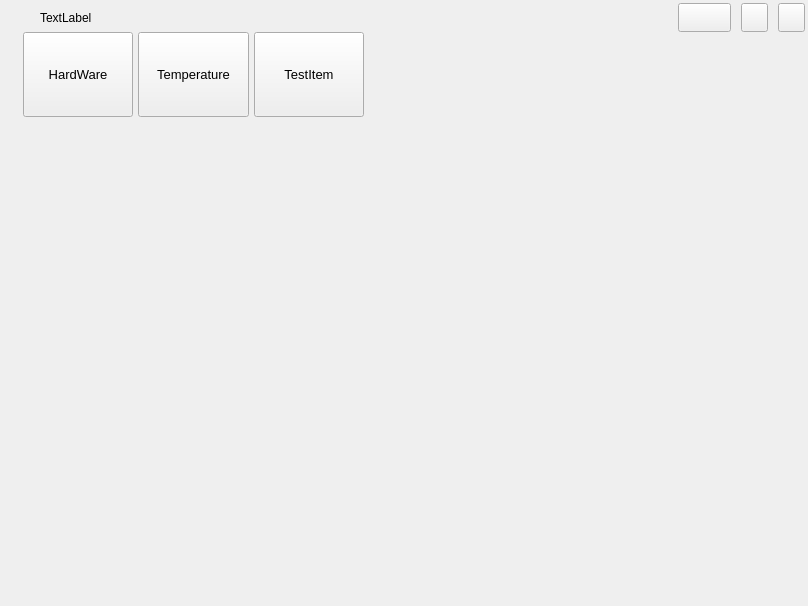
<?xml version="1.0" encoding="UTF-8"?>
<ui version="4.0">
 <class>MainForm</class>
 <widget class="QMainWindow" name="MainForm">
  <property name="geometry">
   <rect>
    <x>0</x>
    <y>0</y>
    <width>808</width>
    <height>606</height>
   </rect>
  </property>
  <property name="windowTitle">
   <string>BLHWScaner</string>
  </property>
  <widget class="QWidget" name="centralwidget">
   <layout class="QHBoxLayout" name="horizontalLayout">
    <property name="margin">
     <number>3</number>
    </property>
    <item>
     <layout class="QVBoxLayout" name="verticalLayout" stretch="1,3,17">
      <property name="spacing">
       <number>0</number>
      </property>
      <property name="margin">
       <number>0</number>
      </property>
      <item>
       <layout class="QHBoxLayout" name="horizontalLayout_3" stretch="1,12,11,2,1,1">
        <property name="spacing">
         <number>10</number>
        </property>
        <item>
         <widget class="QLabel" name="labelIcon">
          <property name="sizePolicy">
           <sizepolicy hsizetype="Expanding" vsizetype="Expanding">
            <horstretch>0</horstretch>
            <verstretch>0</verstretch>
           </sizepolicy>
          </property>
          <property name="minimumSize">
           <size>
            <width>10</width>
            <height>0</height>
           </size>
          </property>
          <property name="text">
           <string/>
          </property>
         </widget>
        </item>
        <item>
         <widget class="QLabel" name="labelTitle">
          <property name="sizePolicy">
           <sizepolicy hsizetype="Expanding" vsizetype="Expanding">
            <horstretch>0</horstretch>
            <verstretch>0</verstretch>
           </sizepolicy>
          </property>
          <property name="font">
           <font>
            <family>Microsoft YaHei UI</family>
            <pointsize>9</pointsize>
           </font>
          </property>
          <property name="text">
           <string>TextLabel</string>
          </property>
         </widget>
        </item>
        <item>
         <widget class="QLabel" name="labelUpdate">
          <property name="sizePolicy">
           <sizepolicy hsizetype="Expanding" vsizetype="Expanding">
            <horstretch>0</horstretch>
            <verstretch>0</verstretch>
           </sizepolicy>
          </property>
          <property name="font">
           <font>
            <family>Microsoft YaHei UI</family>
            <pointsize>10</pointsize>
            <italic>true</italic>
           </font>
          </property>
          <property name="styleSheet">
           <string notr="true"/>
          </property>
          <property name="text">
           <string/>
          </property>
          <property name="alignment">
           <set>Qt::AlignRight|Qt::AlignTrailing|Qt::AlignVCenter</set>
          </property>
         </widget>
        </item>
        <item>
         <widget class="QPushButton" name="pushButtonUpdate">
          <property name="enabled">
           <bool>true</bool>
          </property>
          <property name="sizePolicy">
           <sizepolicy hsizetype="Expanding" vsizetype="Expanding">
            <horstretch>0</horstretch>
            <verstretch>0</verstretch>
           </sizepolicy>
          </property>
          <property name="minimumSize">
           <size>
            <width>10</width>
            <height>0</height>
           </size>
          </property>
          <property name="font">
           <font>
            <family>Microsoft YaHei UI</family>
            <pointsize>11</pointsize>
            <underline>false</underline>
           </font>
          </property>
          <property name="text">
           <string/>
          </property>
         </widget>
        </item>
        <item>
         <widget class="QPushButton" name="pushButtonMin">
          <property name="sizePolicy">
           <sizepolicy hsizetype="Expanding" vsizetype="Expanding">
            <horstretch>0</horstretch>
            <verstretch>0</verstretch>
           </sizepolicy>
          </property>
          <property name="minimumSize">
           <size>
            <width>10</width>
            <height>0</height>
           </size>
          </property>
          <property name="toolTip">
           <string>Min</string>
          </property>
          <property name="text">
           <string/>
          </property>
         </widget>
        </item>
        <item>
         <widget class="QPushButton" name="pushButtonClose">
          <property name="sizePolicy">
           <sizepolicy hsizetype="Expanding" vsizetype="Expanding">
            <horstretch>0</horstretch>
            <verstretch>0</verstretch>
           </sizepolicy>
          </property>
          <property name="minimumSize">
           <size>
            <width>10</width>
            <height>0</height>
           </size>
          </property>
          <property name="toolTip">
           <string>Max</string>
          </property>
          <property name="text">
           <string/>
          </property>
         </widget>
        </item>
       </layout>
      </item>
      <item>
       <layout class="QHBoxLayout" name="horizontalLayout_2" stretch="1,1,1,4">
        <property name="spacing">
         <number>5</number>
        </property>
        <property name="leftMargin">
         <number>20</number>
        </property>
        <item>
         <widget class="QToolButton" name="toolButtonHardware">
          <property name="sizePolicy">
           <sizepolicy hsizetype="MinimumExpanding" vsizetype="Expanding">
            <horstretch>0</horstretch>
            <verstretch>0</verstretch>
           </sizepolicy>
          </property>
          <property name="font">
           <font>
            <family>Microsoft YaHei UI</family>
            <pointsize>10</pointsize>
           </font>
          </property>
          <property name="styleSheet">
           <string notr="true"/>
          </property>
          <property name="text">
           <string>HardWare</string>
          </property>
          <property name="popupMode">
           <enum>QToolButton::DelayedPopup</enum>
          </property>
          <property name="toolButtonStyle">
           <enum>Qt::ToolButtonTextUnderIcon</enum>
          </property>
         </widget>
        </item>
        <item>
         <widget class="QToolButton" name="toolButtonTempManagement">
          <property name="sizePolicy">
           <sizepolicy hsizetype="MinimumExpanding" vsizetype="Expanding">
            <horstretch>0</horstretch>
            <verstretch>0</verstretch>
           </sizepolicy>
          </property>
          <property name="font">
           <font>
            <family>Microsoft YaHei UI</family>
            <pointsize>10</pointsize>
           </font>
          </property>
          <property name="styleSheet">
           <string notr="true"/>
          </property>
          <property name="text">
           <string>Temperature</string>
          </property>
          <property name="toolButtonStyle">
           <enum>Qt::ToolButtonTextUnderIcon</enum>
          </property>
         </widget>
        </item>
        <item>
         <widget class="QToolButton" name="toolButtonTestItem">
          <property name="sizePolicy">
           <sizepolicy hsizetype="MinimumExpanding" vsizetype="Expanding">
            <horstretch>0</horstretch>
            <verstretch>0</verstretch>
           </sizepolicy>
          </property>
          <property name="font">
           <font>
            <family>Microsoft YaHei UI</family>
            <pointsize>10</pointsize>
           </font>
          </property>
          <property name="styleSheet">
           <string notr="true"/>
          </property>
          <property name="text">
           <string>TestItem</string>
          </property>
          <property name="toolButtonStyle">
           <enum>Qt::ToolButtonTextUnderIcon</enum>
          </property>
         </widget>
        </item>
        <item>
         <spacer name="horizontalSpacer">
          <property name="orientation">
           <enum>Qt::Horizontal</enum>
          </property>
          <property name="sizeHint" stdset="0">
           <size>
            <width>40</width>
            <height>20</height>
           </size>
          </property>
         </spacer>
        </item>
       </layout>
      </item>
      <item>
       <widget class="QStackedWidget" name="stackedWidget">
        <property name="sizePolicy">
         <sizepolicy hsizetype="Expanding" vsizetype="Expanding">
          <horstretch>0</horstretch>
          <verstretch>0</verstretch>
         </sizepolicy>
        </property>
        <property name="minimumSize">
         <size>
          <width>800</width>
          <height>484</height>
         </size>
        </property>
        <property name="styleSheet">
         <string notr="true"/>
        </property>
        <property name="lineWidth">
         <number>0</number>
        </property>
        <widget class="QWidget" name="page">
         <property name="baseSize">
          <size>
           <width>776</width>
           <height>397</height>
          </size>
         </property>
        </widget>
        <widget class="QWidget" name="page_2"/>
       </widget>
      </item>
     </layout>
    </item>
   </layout>
  </widget>
 </widget>
 <resources/>
 <connections/>
</ui>
